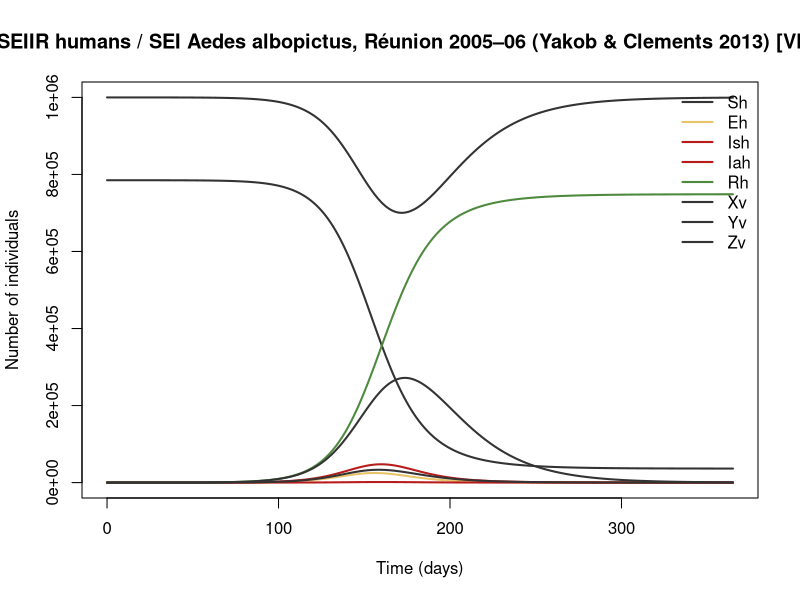

The R source for this figure:
## Chikungunya SEIIR humans / SEI Aedes albopictus, Réunion 2005–06 (Yakob & Clements 2013) [VERIFIED-PARAMS]
## Chikungunya, Réunion Island epidemic 2005–2006.
## Parameter values: 0 of 8 checked against the source; the rest are recalled or illustrative.
## Reference: Yakob L, Clements ACA (2013). A mathematical model of chikungunya dynamics and control: the major epidemic on Réunion Island. PLoS ONE 8(3):e57448. https://doi.org/10.1371/journal.pone.0057448 . Parameter values were read from the paper this session; β1…
## Source: https://doi.org/10.1371/journal.pone.0057448
##
## Generated from a compartmental model diagram (model format v1).
## Regenerating from the same diagram always gives this exact file.
##
## Compartments: Sh, Eh, Ish, Iah, Rh, Xv, Yv, Zv
## Flows (time unit: days):
##   Sh -> Eh         : lambda_h * Sh
##   Eh -> Ish        : phi_s * lat_h * Eh
##   Eh -> Iah        : (1 - phi_s) * lat_h * Eh
##   Ish -> Rh        : gam_h * Ish
##   Iah -> Rh        : gam_h * Iah
##   (outside) -> Xv  : mu_v * Nv
##   Xv -> Yv         : lambda_v * Xv
##   Yv -> Zv         : lat_v * Yv
##   Xv -> (outside)  : mu_v * Xv
##   Yv -> (outside)  : mu_v * Yv
##   Zv -> (outside)  : mu_v * Zv

library(deSolve)

# ---- Time ------------------------------------------------------------
times <- seq(0, 365, by = 0.5)  # days

# ---- Parameters ------------------------------------------------------
parameters <- c(
  beta1 = 0.14,  # mosquito → human transmission rate (fitted; Macdonald "abm"-type) (1/day)
  beta2 = 0.40,  # human → mosquito transmission rate (fitted) (1/day)
  lat_h = 0.5,   # human latent rate (2–6 d; Thiboutot et al. 2010) (1/day)
  lat_v = 0.5,   # mosquito latent rate (2–6 d for Ae. albopictus; Dubrulle et al. 2009) (1/day)
  omega = 0.25,  # symptom-onset rate (pre-patent 4–7 d; Ziegler et al. 2008). Used only for the reporting lag. (1/day)
  phi_s = 0.97,  # proportion symptomatic (0.83–0.97)
  gam_h = 0.25,  # recovery rate (1–7 d; Chhabra et al. 2008) (1/day)
  mu_v = 0.05    # mosquito mortality (20–30 d life; Delatte et al. 2009). Mosquito birth = death. (1/day)
)

# ---- Initial conditions ----------------------------------------------
state <- c(
  Sh = 785000,  # susceptible humans
  Eh = 0,       # exposed
  Ish = 10,     # symptomatic infectious
  Iah = 0,      # asymptomatic infectious
  Rh = 0,       # recovered
  Xv = 1.0e6,   # susceptible mosquitoes
  Yv = 0,       # exposed mosquitoes
  Zv = 0        # infectious mosquitoes
)

# ---- Model equations -------------------------------------------------
chikungunya_yakob2013_reunion_model <- function(t, state, parameters) {
  with(as.list(c(state, parameters)), {
    # Total population
    N <- Sh + Eh + Ish + Iah + Rh

    # Derived quantities
    Nh <- Sh + Eh + Ish + Iah + Rh
    Nv <- Xv + Yv + Zv
    lambda_h <- beta1 * Zv / Nv           # human force of infection; beta1 already contains a·b·m
    lambda_v <- beta2 * (Ish + Iah) / Nh  # mosquito force of infection; independent of m
    inc_sympt <- phi_s * lat_h * Eh       # symptomatic incidence, for comparison with case data; the paper adds an omega lag

    # Rates of change
    dSh <- -lambda_h * Sh
    dEh <- lambda_h * Sh - phi_s * lat_h * Eh - (1 - phi_s) * lat_h * Eh
    dIsh <- phi_s * lat_h * Eh - gam_h * Ish
    dIah <- (1 - phi_s) * lat_h * Eh - gam_h * Iah
    dRh <- gam_h * Ish + gam_h * Iah
    dXv <- mu_v * Nv - lambda_v * Xv - mu_v * Xv
    dYv <- lambda_v * Xv - lat_v * Yv - mu_v * Yv
    dZv <- lat_v * Yv - mu_v * Zv

    list(c(dSh, dEh, dIsh, dIah, dRh, dXv, dYv, dZv))
  })
}

# ---- Solve -----------------------------------------------------------
out <- ode(y = state, times = times, func = chikungunya_yakob2013_reunion_model, parms = parameters)
out <- as.data.frame(out)

# ---- Plot ------------------------------------------------------------
compartment_cols <- c(Sh = "#333333", Eh = "#E8C468", Ish = "#B71C1C", Iah = "#B71C1C", Rh = "#4E8A3E", Xv = "#333333", Yv = "#333333", Zv = "#333333")
matplot(out$time, out[, names(compartment_cols)], type = "l", lty = 1, lwd = 2,
        col = compartment_cols, xlab = "Time (days)", ylab = "Number of individuals",
        main = "Chikungunya SEIIR humans / SEI Aedes albopictus, Réunion 2005–06 (Yakob & Clements 2013) [VERIFIED-PARAMS]")
legend("topright", legend = names(compartment_cols), col = compartment_cols,
       lty = 1, lwd = 2, bty = "n")
